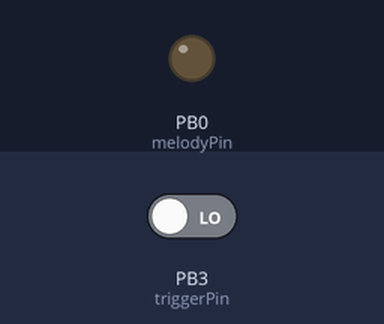
Recording of a sketch running on a simulated ATtiny85, built with avr-gcc and run on an emulated ATtiny85. Parts: output pins drawn as LEDs (lit = HIGH). The test bench sets the inputs (shaded band); at power-on: PB3 (triggerPin) LOW.

Above: at 2.8 s.
2.9 s: PB3 (triggerPin) driven HIGH
6.4 s: PB3 (triggerPin) driven LOW
Timing chart, 0 to 9.4 s (numbered marks = the images above; inputs shaded):
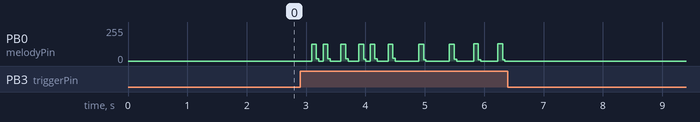

The sketch:

melody_firmware.ino
```cpp
/**
 * ATtiny85 Melody Module
 *
 * The board operates from a coincell battery (CR2032 3V 225mAh) and
 * plays a melody (piezo) when the trigger pin is HIGH. Can be triggered via
 * a reed switch or with the output headers from an external source.
 *
 * Ando David Roots <david@sqroot.eu>
 * 2014-02-25
 * http://sqroot.eu/2014/02/attiny85-melody-module
 *
**/

// Power-saving functions
#include <JeeLib.h>

// Setup watchdog
ISR(WDT_vect) { Sleepy::watchdogEvent(); }

// Tone frequencies
#include "pitches.h"

// ATtiny85 pin 0 as PWM for the buzzer
#define melodyPin 0

// Analog in pin for the trigger
#define triggerPin 3

// Mario main theme melody by Diptop Pratyaksa 31/3/13
int melody[] = {
  NOTE_E7, NOTE_E7, 0, NOTE_E7,
  0, NOTE_C7, NOTE_E7, 0,
  NOTE_G7, 0, 0,  0,
  NOTE_G6, 0, 0, 0,

  NOTE_C7, 0, 0, NOTE_G6,
  0, 0, NOTE_E6, 0,
  0, NOTE_A6, 0, NOTE_B6,
  0, NOTE_AS6, NOTE_A6, 0,

  NOTE_G6, NOTE_E7, NOTE_G7,
  NOTE_A7, 0, NOTE_F7, NOTE_G7,
  0, NOTE_E7, 0,NOTE_C7,
  NOTE_D7, NOTE_B6, 0, 0,

  NOTE_C7, 0, 0, NOTE_G6,
  0, 0, NOTE_E6, 0,
  0, NOTE_A6, 0, NOTE_B6,
  0, NOTE_AS6, NOTE_A6, 0,

  NOTE_G6, NOTE_E7, NOTE_G7,
  NOTE_A7, 0, NOTE_F7, NOTE_G7,
  0, NOTE_E7, 0,NOTE_C7,
  NOTE_D7, NOTE_B6, 0, 0
};

// Mario main them tempo
int tempo[] = {
  12, 12, 12, 12,
  12, 12, 12, 12,
  12, 12, 12, 12,
  12, 12, 12, 12,

  12, 12, 12, 12,
  12, 12, 12, 12,
  12, 12, 12, 12,
  12, 12, 12, 12,

  9, 9, 9,
  12, 12, 12, 12,
  12, 12, 12, 12,
  12, 12, 12, 12,

  12, 12, 12, 12,
  12, 12, 12, 12,
  12, 12, 12, 12,
  12, 12, 12, 12,

  9, 9, 9,
  12, 12, 12, 12,
  12, 12, 12, 12,
  12, 12, 12, 12,
};


void setup(void)
{
   pinMode(melodyPin, OUTPUT); // Buzzer
   pinMode(triggerPin, INPUT); // Trigger
}

void loop()
{

  // Play melody when trigger is active
  if (isTriggerActive(true)) {
    sing();
  }

  // Otherwise, standby mode
  Sleepy::loseSomeTime(1000);
}

// Read the trigger pin and return true when it's high. Optionally, (software) debounce the reading
boolean isTriggerActive(boolean debounce){

  if (digitalRead(triggerPin) == HIGH) {
    if (!debounce) {
      return true;
    }

    delay(50);
    if (digitalRead(triggerPin) == HIGH) {
       return true;
    }
  }

  return false;
}


// Play melody
void sing(){
     int size = sizeof(melody) / sizeof(int);
     for (int thisNote = 0; thisNote < size; thisNote++) {

       // to calculate the note duration, take one second
       // divided by the note type.
       //e.g. quarter note = 1000 / 4, eighth note = 1000/8, etc.
       int noteDuration = 1000/tempo[thisNote];

       buzz(melodyPin, melody[thisNote],noteDuration);

       // to distinguish the notes, set a minimum time between them.
       // the note's duration + 30% seems to work well:
       int pauseBetweenNotes = noteDuration * 1.30;
       delay(pauseBetweenNotes);

       // stop the tone playing:
       buzz(melodyPin, 0,noteDuration);

       // Stop playing when the trigger is LOW
       if (!isTriggerActive(false)) {
         break;
       }
    }
}

void buzz(int targetPin, long frequency, long length) {
  long delayValue = 1000000/frequency/2; // calculate the delay value between transitions
  //// 1 second's worth of microseconds, divided by the frequency, then split in half since
  //// there are two phases to each cycle
  long numCycles = frequency * length/ 1000; // calculate the number of cycles for proper timing
  //// multiply frequency, which is really cycles per second, by the number of seconds to
  //// get the total number of cycles to produce
  for (long i=0; i < numCycles; i++){ // for the calculated length of time...
    digitalWrite(targetPin,HIGH); // write the buzzer pin high to push out the diaphram
    delayMicroseconds(delayValue); // wait for the calculated delay value
    digitalWrite(targetPin,LOW); // write the buzzer pin low to pull back the diaphram
    delayMicroseconds(delayValue); // wait again or the calculated delay value
  }
}
```

pitches.h
```cpp
/*************************************************
 * Public Constants
 *************************************************/

#define NOTE_B0  31
#define NOTE_C1  33
#define NOTE_CS1 35
#define NOTE_D1  37
#define NOTE_DS1 39
#define NOTE_E1  41
#define NOTE_F1  44
#define NOTE_FS1 46
#define NOTE_G1  49
#define NOTE_GS1 52
#define NOTE_A1  55
#define NOTE_AS1 58
#define NOTE_B1  62
#define NOTE_C2  65
#define NOTE_CS2 69
#define NOTE_D2  73
#define NOTE_DS2 78
#define NOTE_E2  82
#define NOTE_F2  87
#define NOTE_FS2 93
#define NOTE_G2  98
#define NOTE_GS2 104
#define NOTE_A2  110
#define NOTE_AS2 117
#define NOTE_B2  123
#define NOTE_C3  131
#define NOTE_CS3 139
#define NOTE_D3  147
#define NOTE_DS3 156
#define NOTE_E3  165
#define NOTE_F3  175
#define NOTE_FS3 185
#define NOTE_G3  196
#define NOTE_GS3 208
#define NOTE_A3  220
#define NOTE_AS3 233
#define NOTE_B3  247
#define NOTE_C4  262
#define NOTE_CS4 277
#define NOTE_D4  294
#define NOTE_DS4 311
#define NOTE_E4  330
#define NOTE_F4  349
#define NOTE_FS4 370
#define NOTE_G4  392
#define NOTE_GS4 415
#define NOTE_A4  440
#define NOTE_AS4 466
#define NOTE_B4  494
#define NOTE_C5  523
#define NOTE_CS5 554
#define NOTE_D5  587
#define NOTE_DS5 622
#define NOTE_E5  659
#define NOTE_F5  698
#define NOTE_FS5 740
#define NOTE_G5  784
#define NOTE_GS5 831
#define NOTE_A5  880
#define NOTE_AS5 932
#define NOTE_B5  988
#define NOTE_C6  1047
#define NOTE_CS6 1109
#define NOTE_D6  1175
#define NOTE_DS6 1245
#define NOTE_E6  1319
#define NOTE_F6  1397
#define NOTE_FS6 1480
#define NOTE_G6  1568
#define NOTE_GS6 1661
#define NOTE_A6  1760
#define NOTE_AS6 1865
#define NOTE_B6  1976
#define NOTE_C7  2093
#define NOTE_CS7 2217
#define NOTE_D7  2349
#define NOTE_DS7 2489
#define NOTE_E7  2637
#define NOTE_F7  2794
#define NOTE_FS7 2960
#define NOTE_G7  3136
#define NOTE_GS7 3322
#define NOTE_A7  3520
#define NOTE_AS7 3729
#define NOTE_B7  3951
#define NOTE_C8  4186
#define NOTE_CS8 4435
#define NOTE_D8  4699
#define NOTE_DS8 4978
```

Measured:
- after the input at 6.4 s, PB0 (melodyPin): stops changing and stays 0/255
